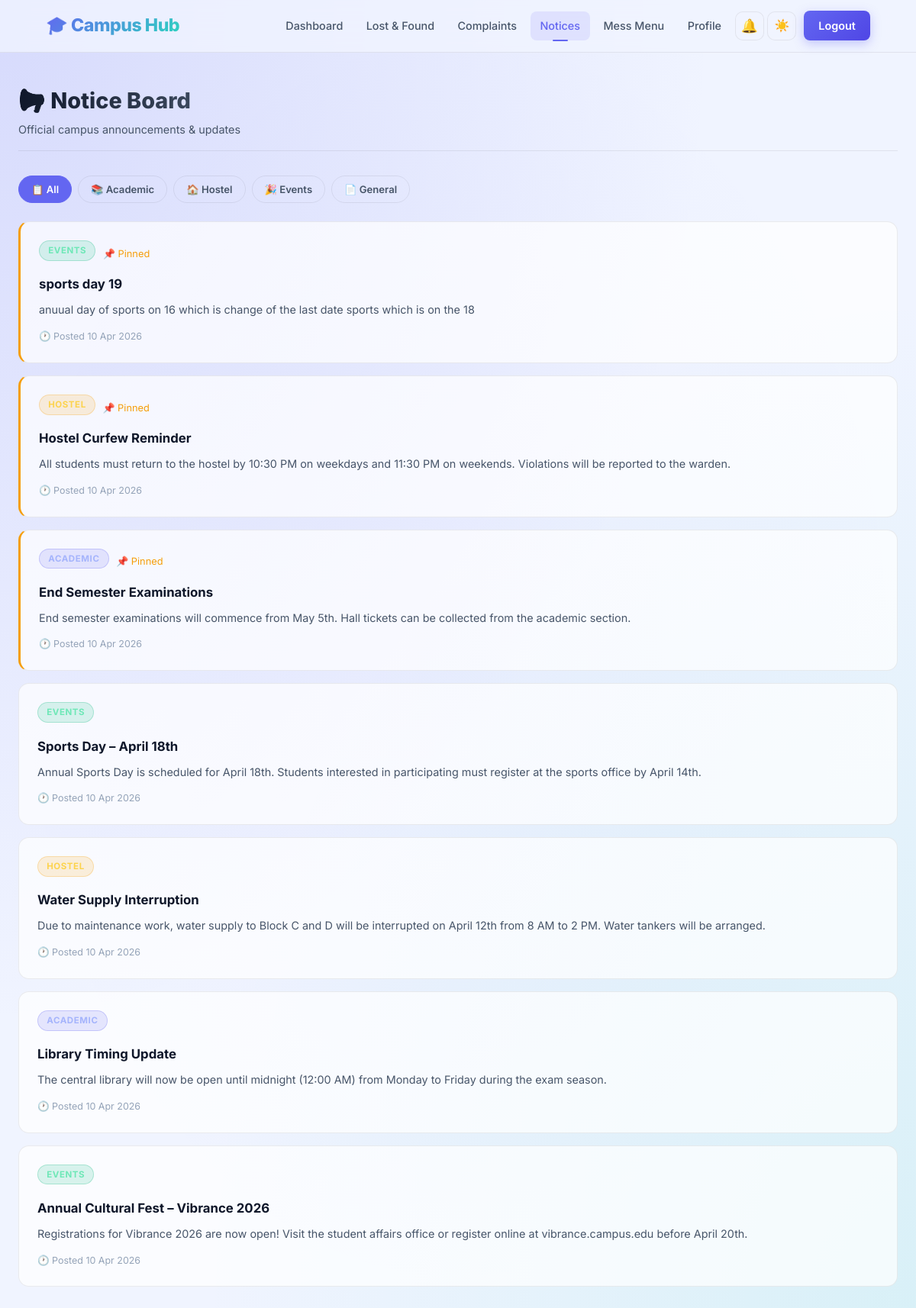
Screenshot of /notices (signed in) with the database file from the repository.
### models.py (models this page shows)
class Notice(db.Model):
    id = db.Column(db.Integer, primary_key=True)
    title = db.Column(db.String(200), nullable=False)
    body = db.Column(db.Text, nullable=False)
    category = db.Column(db.String(50), nullable=False, default='General') # Academic, Hostel, Events, General
    is_pinned = db.Column(db.Boolean, default=False)
    posted_at = db.Column(db.DateTime, default=datetime.utcnow)
    expires_at = db.Column(db.DateTime, nullable=True)

### app.py (the view)
@app.route('/notices')
@login_required
def notices():
    category = request.args.get('category', 'All')
    if category != 'All':
        all_notices = Notice.query.filter_by(category=category).order_by(Notice.is_pinned.desc(), Notice.posted_at.desc()).all()
    else:
        all_notices = Notice.query.order_by(Notice.is_pinned.desc(), Notice.posted_at.desc()).all()
    return render_template('notices.html', notices=all_notices, active_category=category)

### app.py (called while the page is built)
def login_required(f):
    @wraps(f)
    def decorated_function(*args, **kwargs):
        if 'user_id' not in session:
            flash('Please log in to access this page.', 'error')
            return redirect(url_for('login'))
        return f(*args, **kwargs)
    return decorated_function

def time_ago(dt):
    now = datetime.utcnow()
    diff = now - dt
    seconds = diff.total_seconds()
    if seconds < 60:
        return 'just now'
    elif seconds < 3600:
        m = int(seconds // 60)
        return f'{m} minute{"s" if m > 1 else ""} ago'
    elif seconds < 86400:
        h = int(seconds // 3600)
        return f'{h} hour{"s" if h > 1 else ""} ago'
    elif seconds < 604800:
        d = int(seconds // 86400)
        return f'{d} day{"s" if d > 1 else ""} ago'
    else:
        return dt.strftime('%d %b %Y')

@app.context_processor
def inject_globals():
    user = None
    unread_count = 0
    if 'user_id' in session:
        user = User.query.get(session['user_id'])
        unread_count = Notification.query.filter_by(user_id=session['user_id'], is_read=False).count()
    return dict(current_user=user, unread_notif_count=unread_count, current_endpoint=request.endpoint)

### templates/notices.html (shortened to what this page needs)
{% extends "base.html" %}
{% block content %}
<div class="module-header">
    <div class="module-title">
        <h2>📢 Notice Board</h2>
        <p>Official campus announcements & updates</p>
    </div>
</div>
<div class="cat-filters">
    <a href="{{ url_for('notices') }}"                        class="cat-pill {% if active_category == 'All'      %}active{% endif %}">📋 All</a>
    <a href="{{ url_for('notices', category='Academic') }}"   class="cat-pill {% if active_category == 'Academic' %}active{% endif %}">📚 Academic</a>
    <a href="{{ url_for('notices', category='Hostel') }}"     class="cat-pill {% if active_category == 'Hostel'   %}active{% endif %}">🏠 Hostel</a>
    <a href="{{ url_for('notices', category='Events') }}"     class="cat-pill {% if active_category == 'Events'   %}active{% endif %}">🎉 Events</a>
    <a href="{{ url_for('notices', category='General') }}"    class="cat-pill {% if active_category == 'General'  %}active{% endif %}">📄 General</a>
</div>
<div class="notices-grid">
    {% for notice in notices %}
    <div class="notice-card {% if notice.is_pinned %}pinned{% endif %}">
        <div style="display:flex; align-items:center; gap:0.6rem; flex-wrap:wrap; margin-bottom:0.5rem;">
            <span class="notice-tag tag-{{ notice.category|lower }}">{{ notice.category }}</span>
            {% if notice.is_pinned %}<span class="pin-icon">📌 Pinned</span>{% endif %}
        </div>
        <h3>{{ notice.title }}</h3>
        <p>{{ notice.body }}</p>
        <div class="notice-footer">
            <span class="notice-time">🕐 Posted {{ notice.posted_at | time_ago }}</span>
        </div>
    </div>
    {% else %}
    <div class="empty-state">
        <div class="empty-state-icon">📋</div>
        <h3>No notices in this category</h3>
        <p>Check back later or browse a different category.</p>
    </div>
    {% endfor %}
</div>
{% endblock %}

### templates/base.html (shortened to what this page needs)
<!DOCTYPE html>
<html lang="en" data-theme="dark">
<head>
    <link rel="stylesheet" href="{{ url_for('static', filename='css/style.css') }}">
</head>
<body>
    <nav class="navbar" id="mainNav">
        <div class="nav-brand">
            <a href="{{ url_for('index') }}">🎓 Campus Hub</a>
        </div>
        {% if current_user %}
        <div class="nav-links" id="navLinks">
            <a href="{{ url_for('dashboard') }}"  class="nav-link {% if current_endpoint == 'dashboard'  %}active{% endif %}">Dashboard</a>
            <a href="{{ url_for('lost_found') }}"  class="nav-link {% if current_endpoint == 'lost_found' %}active{% endif %}">Lost & Found</a>
            <a href="{{ url_for('complaints') }}"  class="nav-link {% if current_endpoint == 'complaints' %}active{% endif %}">Complaints</a>
            <a href="{{ url_for('notices') }}"     class="nav-link {% if current_endpoint == 'notices'    %}active{% endif %}">Notices</a>
            <a href="{{ url_for('mess_menu') }}"   class="nav-link {% if current_endpoint == 'mess_menu'  %}active{% endif %}">Mess Menu</a>
            <a href="{{ url_for('profile') }}"     class="nav-link {% if current_endpoint == 'profile'    %}active{% endif %}">Profile</a>
            <a href="{{ url_for('notifications') }}" class="notif-bell" title="Notifications">
                🔔
            </a>
            <button class="theme-toggle" id="themeToggle" title="Toggle theme">🌙</button>
            <a href="{{ url_for('logout') }}" class="nav-btn">Logout</a>
        </div>
        {% else %}
        <div class="nav-links">
            <button class="theme-toggle" id="themeToggle" title="Toggle theme">🌙</button>
            <a href="{{ url_for('login') }}"  class="nav-link {% if current_endpoint == 'login'  %}active{% endif %}">Login</a>
            <a href="{{ url_for('signup') }}" class="nav-btn">Sign Up</a>
        </div>
        {% endif %}
    </nav>
    <div class="container">
        {% block content %}{% endblock %}
    </div>
</body>
</html>

### rows the page displays
Notice: category "EVENTS", is_pinned "📌 Pinned", title "sports day 19", body "anuual day of sports on 16 which is change of the last date sports which is on the 18", posted_at "10 Apr 2026"
Notice: category "HOSTEL", is_pinned "📌 Pinned", title "Hostel Curfew Reminder", body "All students must return to the hostel by 10:30 PM on weekdays and 11:30 PM on weekends. Violations will be reported to the warden.", posted_at "10 Apr 2026"
Notice: category "ACADEMIC", is_pinned "📌 Pinned", title "End Semester Examinations", body "End semester examinations will commence from May 5th. Hall tickets can be collected from the academic section.", posted_at "10 Apr 2026"
Notice: category "EVENTS", title "Sports Day – April 18th", body "Annual Sports Day is scheduled for April 18th. Students interested in participating must register at the sports office by April 14th.", posted_at "10 Apr 2026"
Notice: category "HOSTEL", title "Water Supply Interruption", body "Due to maintenance work, water supply to Block C and D will be interrupted on April 12th from 8 AM to 2 PM. Water tankers will be arranged.", posted_at "10 Apr 2026"
Notice: category "ACADEMIC", title "Library Timing Update", body "The central library will now be open until midnight (12:00 AM) from Monday to Friday during the exam season.", posted_at "10 Apr 2026"
Notice: category "EVENTS", title "Annual Cultural Fest – Vibrance 2026", body "Registrations for Vibrance 2026 are now open! Visit the student affairs office or register online at vibrance.campus.edu before April 20th.", posted_at "10 Apr 2026"
